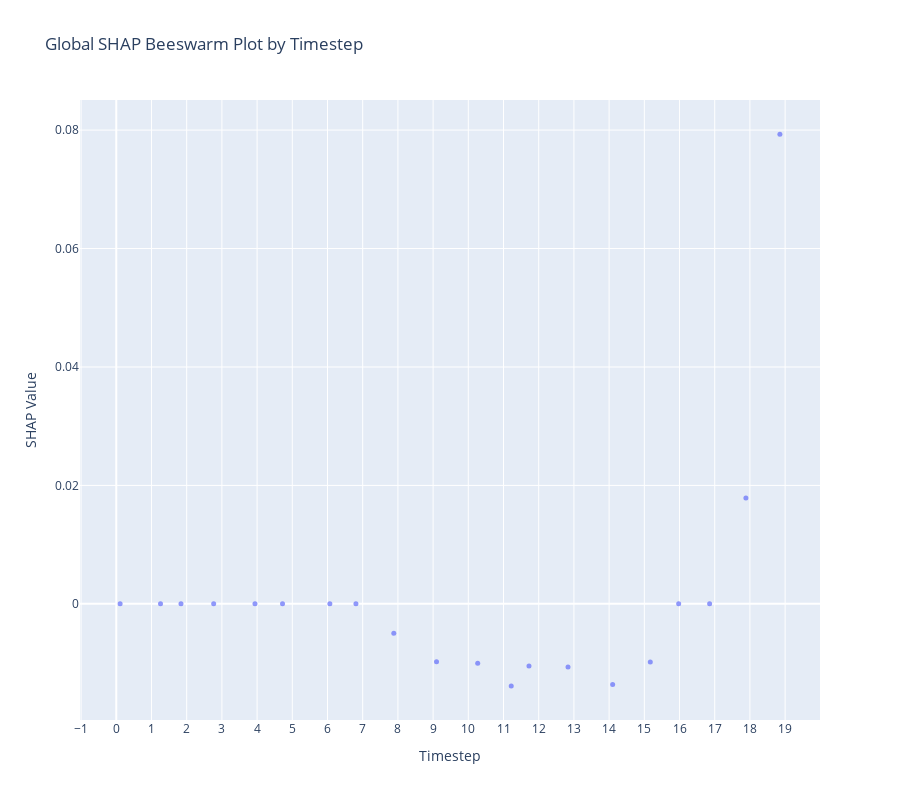

The cell this chart's notebook holds for it:
### Code cell
import numpy as np
import pandas as pd
import plotly.express as px

# Assume shap_values is computed earlier and has shape (200, 120)
# For example, from:
# shap_values = explainer_shap.shap_values(X_test_shap)
# if isinstance(shap_values, list):
#     shap_values = shap_values[0]

n_samples, n_timesteps, _ = shap_values.shape

# Unroll the matrix to a long-form DataFrame.
df_beeswarm = pd.DataFrame({
    "timestep": np.repeat(np.arange(n_timesteps), n_samples),
    "shap_value": shap_values.flatten()
})

# Add a small jitter to the timestep values so that points don't all stack on top of each other.
jitter = np.random.uniform(-0.3, 0.3, size=df_beeswarm.shape[0])
df_beeswarm["timestep_jitter"] = df_beeswarm["timestep"] + jitter

# Create the beeswarm plot using Plotly Express.
fig = px.scatter(
    df_beeswarm,
    x="timestep_jitter",
    y="shap_value",
    title="Global SHAP Beeswarm Plot by Timestep",
    labels={"timestep_jitter": "Timestep", "shap_value": "SHAP Value"},
    opacity=0.7
)

# Adjust marker size and x-axis ticks.
fig.update_traces(marker=dict(size=5))
fig.update_layout(
    xaxis=dict(tickmode="linear", dtick=1),
    height=800
)

fig.show()

### Figure 1 — Plotly figure (JSON) as saved in the notebook; plotly's stock layout.template omitted (floating-point values rounded to 4 significant figures)
{"data": [{"hovertemplate": "Timestep=%{x}<br>SHAP Value=%{y}<extra></extra>", "legendgroup": "", "marker": {"color": "#636efa", "opacity": 0.7, "size": 5, "symbol": "circle"}, "mode": "markers", "name": "", "orientation": "v", "showlegend": false, "type": "scatter", "x": [0.1089, 1.256, 1.838, 2.766, 3.94, 4.722, 6.067, 6.808, 7.883, 9.097, 10.27, 11.22, 11.72, 12.83, 14.1, 15.17, 15.98, 16.86, 17.89, 18.85], "xaxis": "x", "y": [0, 0, 0, 0, 0, 0, 0, 0, -0.004945, -0.009788, -0.01004, -0.01385, -0.01051, -0.01066, -0.01363, -0.009818, 0, 0, 0.01786, 0.07932], "yaxis": "y"}], "layout": {"height": 800, "legend": {"tracegroupgap": 0}, "title": {"text": "Global SHAP Beeswarm Plot by Timestep"}, "xaxis": {"anchor": "y", "domain": [0, 1], "dtick": 1, "tickmode": "linear", "title": {"text": "Timestep"}}, "yaxis": {"anchor": "x", "domain": [0, 1], "title": {"text": "SHAP Value"}}}}
